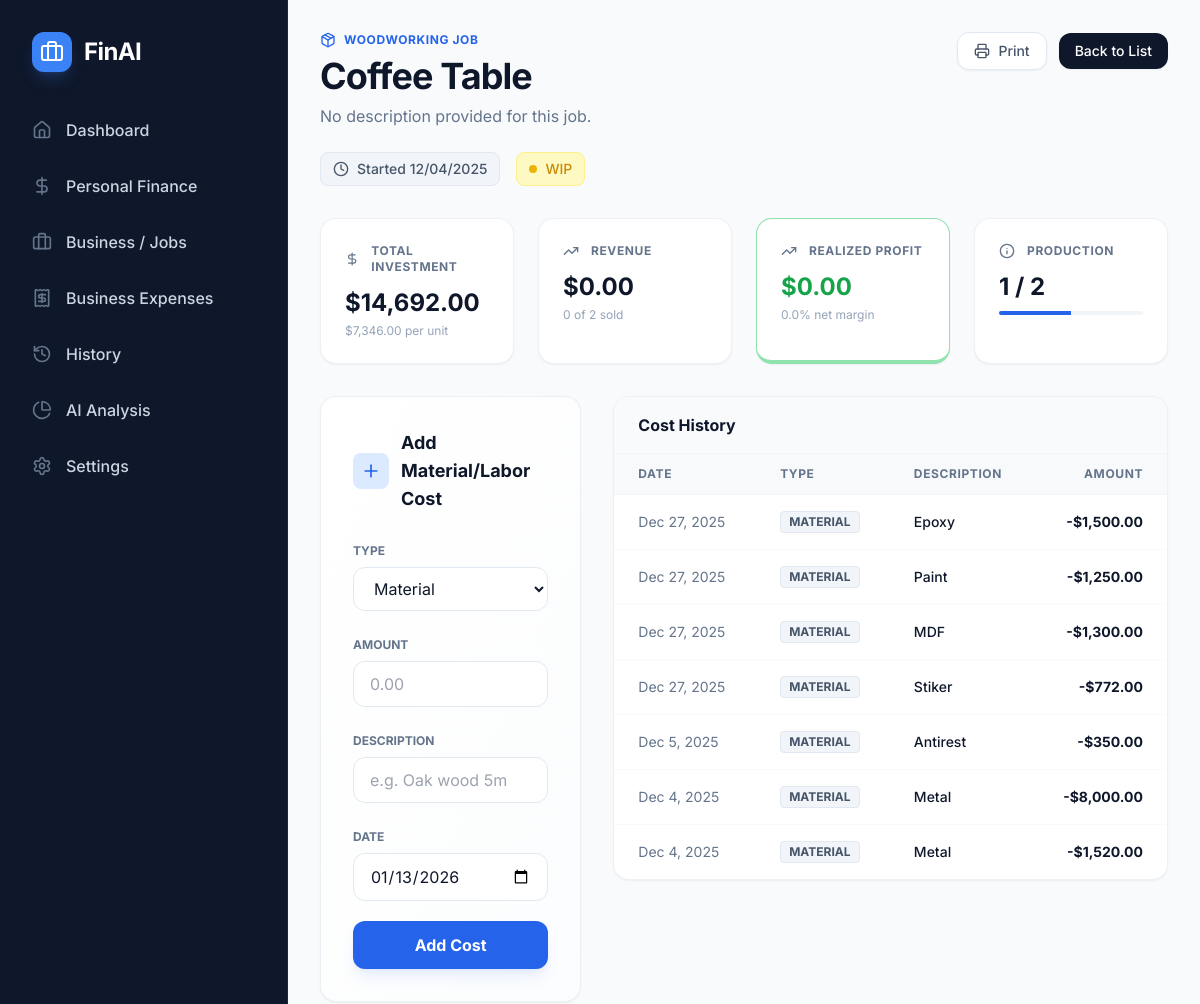
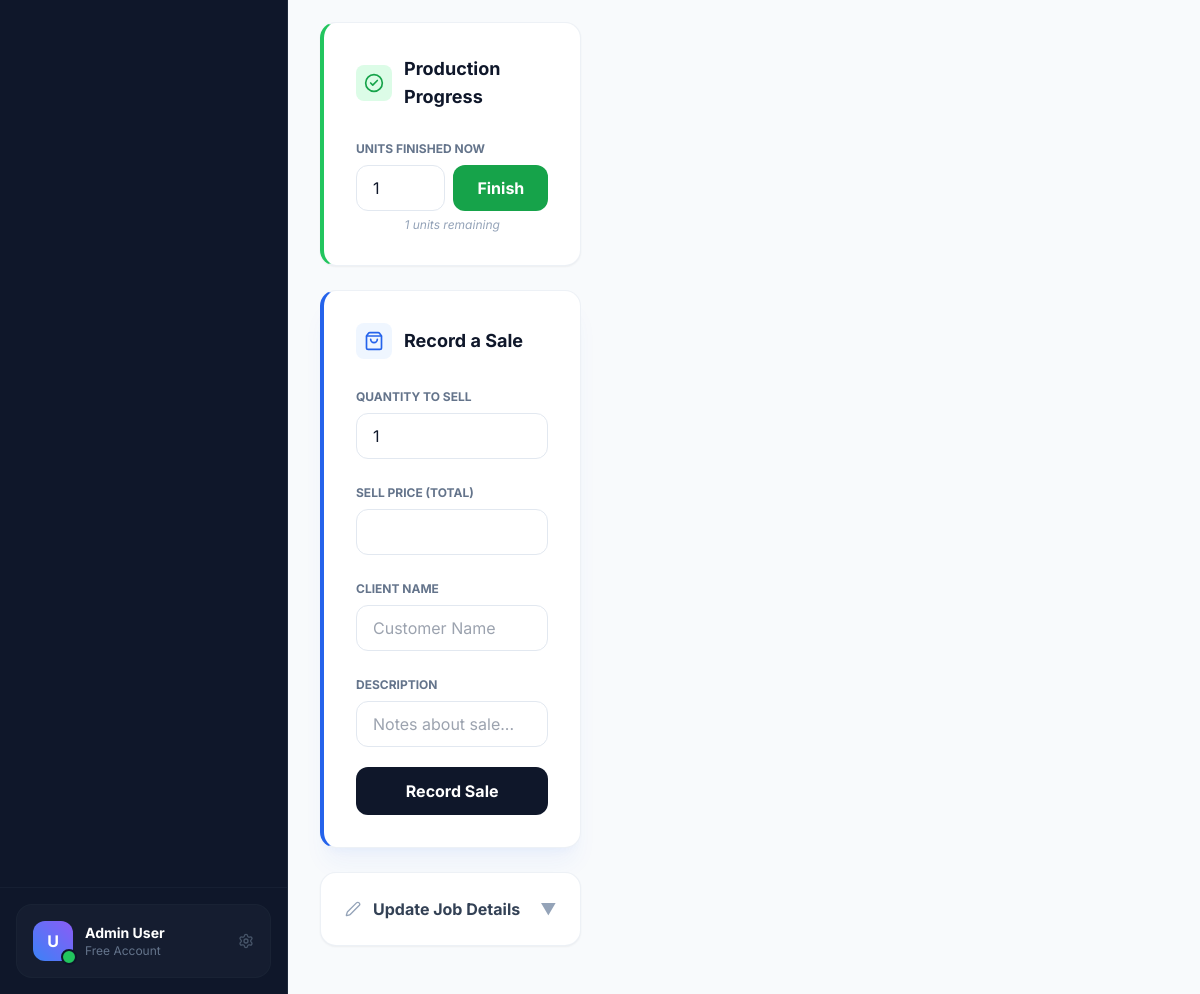
The app's page /business/detail.php?id=2 (signed in) with its own data (2 pictures, top to bottom).
### tables this page shows
CREATE TABLE `Product` (
  `id` int NOT NULL AUTO_INCREMENT,
  `userId` int NOT NULL,
  `name` varchar(191) NOT NULL,
  `category` varchar(191) DEFAULT NULL,
  `status` varchar(191) NOT NULL DEFAULT 'wip',
  `startedAt` datetime(3) NOT NULL,
  `finishedAt` datetime(3) DEFAULT NULL,
  `quantitySold` int NOT NULL DEFAULT '0',
  `finalSellingPrice` decimal(15,2) DEFAULT NULL,
  `clientName` varchar(191) DEFAULT NULL,
  `paymentStatus` varchar(191) NOT NULL DEFAULT 'unpaid',
  `createdAt` datetime(3) NOT NULL DEFAULT CURRENT_TIMESTAMP(3),
  `updatedAt` datetime(3) NOT NULL,
  `description` text,
  `quantity` int NOT NULL DEFAULT '1',
  `quantityFinished` int NOT NULL DEFAULT '0',
  PRIMARY KEY (`id`),
  KEY `Product_userId_fkey` (`userId`),
  CONSTRAINT `Product_userId_fkey` FOREIGN KEY (`userId`) REFERENCES `User` (`id`) ON DELETE CASCADE ON UPDATE CASCADE
);

CREATE TABLE `ProductCost` (
  `id` int NOT NULL AUTO_INCREMENT,
  `productId` int NOT NULL,
  `costType` varchar(191) NOT NULL,
  `description` varchar(191) DEFAULT NULL,
  `amount` decimal(15,2) NOT NULL,
  `incurredDate` datetime(3) NOT NULL,
  `createdAt` datetime(3) NOT NULL DEFAULT CURRENT_TIMESTAMP(3),
  `updatedAt` datetime(3) NOT NULL,
  PRIMARY KEY (`id`),
  KEY `ProductCost_productId_fkey` (`productId`),
  CONSTRAINT `ProductCost_productId_fkey` FOREIGN KEY (`productId`) REFERENCES `Product` (`id`) ON DELETE CASCADE ON UPDATE CASCADE
);

### business/detail.php (the view, shortened to what the rows shown need)
<?php
require_once __DIR__ . '/../database/db.php';
$userId = $_SESSION['user_id'];
$productId = $_GET['id'] ?? 0;
$stmt = $mysqli->prepare("SELECT * FROM Product WHERE id = ? AND userId = ?");
$stmt->bind_param("ii", $productId, $userId);
$stmt->execute();
$product = $stmt->get_result()->fetch_assoc();
$costs = [];
$stmt = $mysqli->prepare("SELECT * FROM ProductCost WHERE productId = ? ORDER BY incurredDate DESC");
$stmt->bind_param("i", $productId);
$stmt->execute();
$res = $stmt->get_result();
while ($row = $res->fetch_assoc()) $costs[] = $row;
$sales = [];
$totalRevenue = array_reduce($sales, fn($sum, $s) => $sum + $s['sellingPrice'], 0);
$totalSoldQuantity = array_reduce($sales, fn($sum, $s) => $sum + $s['quantity'], 0);
$totalQuantity = $product['quantity'] ?: 1;
require_once __DIR__ . '/../includes/header.php';
?>
<div class="flex h-screen overflow-hidden bg-background">
    <?php require_once __DIR__ . '/../includes/sidebar.php'; ?>
    <main class="flex-1 overflow-y-auto w-full">
        <div class="p-8 space-y-8 animate-in pb-12">
            <div class="flex flex-col md:flex-row justify-between items-start gap-6">
                <div class="flex-1">
                    <div class="flex items-center gap-2 text-xs font-bold text-blue-600 uppercase tracking-wider mb-2">
                        <i data-lucide="package" class="w-4 h-4"></i>
                        <?php echo htmlspecialchars($product['category'] ?: 'Woodworking Job'); ?>
                    </div>
                    <h1 class="text-4xl font-bold text-slate-900 tracking-tight"><?php echo htmlspecialchars($product['name']); ?></h1>
                    <p class="text-slate-500 mt-2 max-w-2xl"><?php echo htmlspecialchars($product['description'] ?: 'No description provided for this job.'); ?></p>
                    <div class="flex flex-wrap gap-4 mt-6">
                        <div class="flex items-center gap-2 text-sm font-medium text-slate-600 bg-slate-100 px-3 py-1.5 rounded-lg border border-slate-200">
                            <i data-lucide="clock" class="w-4 h-4"></i>
                            Started <?php echo (new DateTime($product['startedAt']))->format('m/d/Y'); ?>
                        </div>
                        <?php
                        $statusClass = 'bg-blue-100 text-blue-600 border-blue-200';
                        $dotClass = 'bg-blue-600';
                        if ($product['status'] === 'wip') {
                            $statusClass = 'bg-yellow-100 text-yellow-600 border-yellow-200';
                            $dotClass = 'bg-yellow-500 animate-pulse';
                        } elseif ($product['status'] === 'finished') {
                            $statusClass = 'bg-green-100 text-green-600 border-green-200';
                            $dotClass = 'bg-green-500';
                        }
                        ?>
                        <div class="flex items-center gap-2 text-sm font-medium px-3 py-1.5 rounded-lg border <?php echo $statusClass; ?>">
                            <div class="w-2 h-2 rounded-full <?php echo $dotClass; ?>"></div>
                            <?php echo strtoupper($product['status']); ?>
                        </div>
                    </div>
                </div>
            </div>
            <div class="grid grid-cols-1 md:grid-cols-2 lg:grid-cols-4 gap-6">
                <div class="modern-card p-6">
                    <div class="flex items-center gap-3 text-slate-500 mb-3">
                        <i data-lucide="trending-up" class="w-4 h-4"></i>
                        <span class="text-xs font-bold uppercase tracking-wider">Revenue</span>
                    </div>
                    <p class="text-2xl font-bold text-slate-900">$<?php echo number_format($totalRevenue, 2); ?></p>
                    <p class="text-xs text-slate-400 mt-1"><?php echo $totalSoldQuantity; ?> of <?php echo $totalQuantity; ?> sold</p>
                </div>
                <div class="modern-card p-6">
                    <div class="flex items-center gap-3 text-slate-500 mb-3">
                        <i data-lucide="info" class="w-4 h-4"></i>
                        <span class="text-xs font-bold uppercase tracking-wider">Production</span>
                    </div>
                    <p class="text-2xl font-bold text-slate-900"><?php echo $product['quantityFinished']; ?> / <?php echo $totalQuantity; ?></p>
                    <div class="w-full bg-slate-100 rounded-full h-1 mt-2 overflow-hidden">
                        <div class="bg-blue-600 h-full transition-all duration-500" style="width: <?php echo ($product['quantityFinished'] / $totalQuantity) * 100; ?>%"></div>
                    </div>
                </div>
            </div>
            <div class="grid grid-cols-1 lg:grid-cols-3 gap-8">
                <div class="space-y-6 lg:col-span-1 print:hidden">
                    <?php if ($product['quantityFinished'] < $totalQuantity): ?>
                        <div class="modern-card p-8 border-l-4 border-l-green-500">
                            <div class="flex items-center gap-3 mb-6">
                                <div class="p-2 bg-green-100 text-green-600 rounded-lg">
                                    <i data-lucide="check-circle-2" class="w-5 h-5"></i>
                                </div>
                                <h3 class="text-lg font-bold text-slate-900">Production Progress</h3>
                            </div>
                            <form method="POST" action="" class="space-y-4">
                                <div class="space-y-1.5">
                                    <label class="text-xs font-bold text-slate-500 uppercase">Units Finished Now</label>
                                    <div class="flex gap-2">
                                        <input type="number" name="quantityToFinish" min="1" max="<?php echo $totalQuantity - $product['quantityFinished']; ?>" value="1" class="flex-1 border border-slate-200 rounded-xl px-4 py-2.5 outline-none focus:border-green-500" />
                                        <button type="submit" class="bg-green-600 text-white font-bold px-6 rounded-xl hover:bg-green-700 transition-all">
                                            Finish
                                        </button>
                                    </div>
                                    <p class="text-xs text-slate-400 mt-2 italic text-center">
                                        <?php echo $totalQuantity - $product['quantityFinished']; ?> units remaining
                                    </p>
                                </div>
                            </form>
                        </div>
                    <?php endif; ?>
                    <?php if ($product['quantityFinished'] > $product['quantitySold']): ?>
                        <div class="modern-card p-8 border-l-4 border-l-blue-600 shadow-xl shadow-blue-600/5">
                            <div class="flex items-center gap-3 mb-6">
                                <div class="p-2 bg-blue-50 text-blue-600 rounded-lg">
                                    <i data-lucide="shopping-bag" class="w-5 h-5"></i>
                                </div>
                                <h3 class="text-lg font-bold text-slate-900">Record a Sale</h3>
                            </div>
                            <form method="POST" action="" class="space-y-5">
                                <div class="space-y-1.5">
                                    <label class="text-xs font-bold text-slate-500 uppercase">Quantity to Sell</label>
                                    <input type="number" name="quantityToSell" min="1" max="<?php echo $product['quantityFinished'] - $product['quantitySold']; ?>" value="1" class="w-full border border-slate-200 rounded-xl px-4 py-2.5 outline-none focus:border-blue-500" />
                                </div>
                                <div class="space-y-1.5">
                                    <label class="text-xs font-bold text-slate-500 uppercase">Sell Price (Total)</label>
                                    <div class="relative">
                                        <input type="number" step="0.01" name="sellingPrice" required class="w-full border border-slate-200 rounded-xl px-4 py-2.5 outline-none focus:border-blue-500" />
                                    </div>
                                </div>
                                <div class="space-y-1.5">
                                    <label class="text-xs font-bold text-slate-500 uppercase">Client Name</label>
                                    <input type="text" name="clientName" placeholder="Customer Name" class="w-full border border-slate-200 rounded-xl px-4 py-2.5 outline-none focus:border-blue-500" />
                                </div>
                                <div class="space-y-1.5">
                                    <label class="text-xs font-bold text-slate-500 uppercase">Description</label>
                                    <input type="text" name="description" placeholder="Notes about sale..." class="w-full border border-slate-200 rounded-xl px-4 py-2.5 outline-none focus:border-blue-500" />
                                </div>
                                <button type="submit" class="w-full bg-slate-900 text-white font-bold py-3 rounded-xl hover:bg-slate-800 transition-all">
                                    Record Sale
                                </button>
                            </form>
                        </div>
                    <?php endif; ?>
                </div>
                <div class="lg:col-span-2 space-y-8">
                    <div class="modern-card overflow-hidden">
                        <div class="table-container border-none rounded-none">
                            <table class="w-full text-left text-sm">
                                <thead class="bg-slate-50 text-slate-500">
                                    <tr>
                                        <th class="px-6 py-3 font-bold uppercase text-xs">Date</th>
                                        <th class="px-6 py-3 font-bold uppercase text-xs">Type</th>
                                        <th class="px-6 py-3 font-bold uppercase text-xs">Description</th>
                                        <th class="px-6 py-3 font-bold uppercase text-xs text-right">Amount</th>
                                    </tr>
                                </thead>
                                <tbody class="divide-y divide-slate-50">
                                     <?php if (empty($costs)): ?>
                                        <tr>
                                            <td colspan="4" class="px-6 py-8 text-center text-slate-500 italic">No costs recorded yet.</td>
                                        </tr>
                                     <?php else: ?>
                                        <?php foreach ($costs as $c): ?>
                                            <tr class="hover:bg-slate-50 transition-colors">
                                                <td class="px-6 py-4 text-slate-500 whitespace-nowrap">
                                                    <?php echo (new DateTime($c['incurredDate']))->format('M j, Y'); ?>
                                                </td>
                                                <td class="px-6 py-4">
                                                    <span class="inline-flex items-center px-2 py-0.5 rounded text-xs font-bold uppercase bg-slate-100 text-slate-600 border border-slate-200">
                                                        <?php echo htmlspecialchars($c['costType']); ?>
                                                    </span>
                                                </td>
                                                <td class="px-6 py-4 text-slate-900 font-medium">
                                                    <?php echo htmlspecialchars($c['description']); ?>
                                                </td>
                                                <td class="px-6 py-4 text-right">
                                                    <span class="font-bold text-slate-900">-$<?php echo number_format($c['amount'], 2); ?></span>
                                                </td>
                                            </tr>
                                        <?php endforeach; ?>
                                     <?php endif; ?>
                                </tbody>
                            </table>
                        </div>
                    </div>
                </div>
            </div>
        </div>
    </main>
</div>
<?php require_once __DIR__ . '/../includes/footer.php'; ?>

### records on screen
product: category "WOODWORKING JOB", name "Coffee Table", description "No description provided for this job.", startedAt "12/04/2025", status "WIP", quantity "2", quantityFinished "1", quantityToFinish "1", $totalQuantity-$product['quantityFinished'] "1", quantityToSell "1"
productcost: incurredDate "Dec 27, 2025", costType "MATERIAL", description "Epoxy", amount "1,500.00"
productcost: incurredDate "Dec 27, 2025", costType "MATERIAL", description "Paint", amount "1,250.00"
productcost: incurredDate "Dec 27, 2025", costType "MATERIAL", description "MDF", amount "1,300.00"
productcost: incurredDate "Dec 27, 2025", costType "MATERIAL", description "Stiker", amount "772.00"
productcost: incurredDate "Dec 5, 2025", costType "MATERIAL", description "Antirest", amount "350.00"
productcost: incurredDate "Dec 4, 2025", costType "MATERIAL", description "Metal", amount "8,000.00"
productcost: incurredDate "Dec 4, 2025", costType "MATERIAL", description "Metal", amount "1,520.00"

### other values on screen
$item['name'] "Dashboard"
$item['name'] "Personal Finance"
$item['name'] "Business / Jobs"
$item['name'] "Business Expenses"
$item['name'] "History"
$item['name'] "AI Analysis"
$item['name'] "Settings"
$totalCost "14,692.00"
$unitCost "7,346.00"
$totalRevenue "0.00"
$totalSoldQuantity "0"
$profit "0.00"
$margin "0.0"
